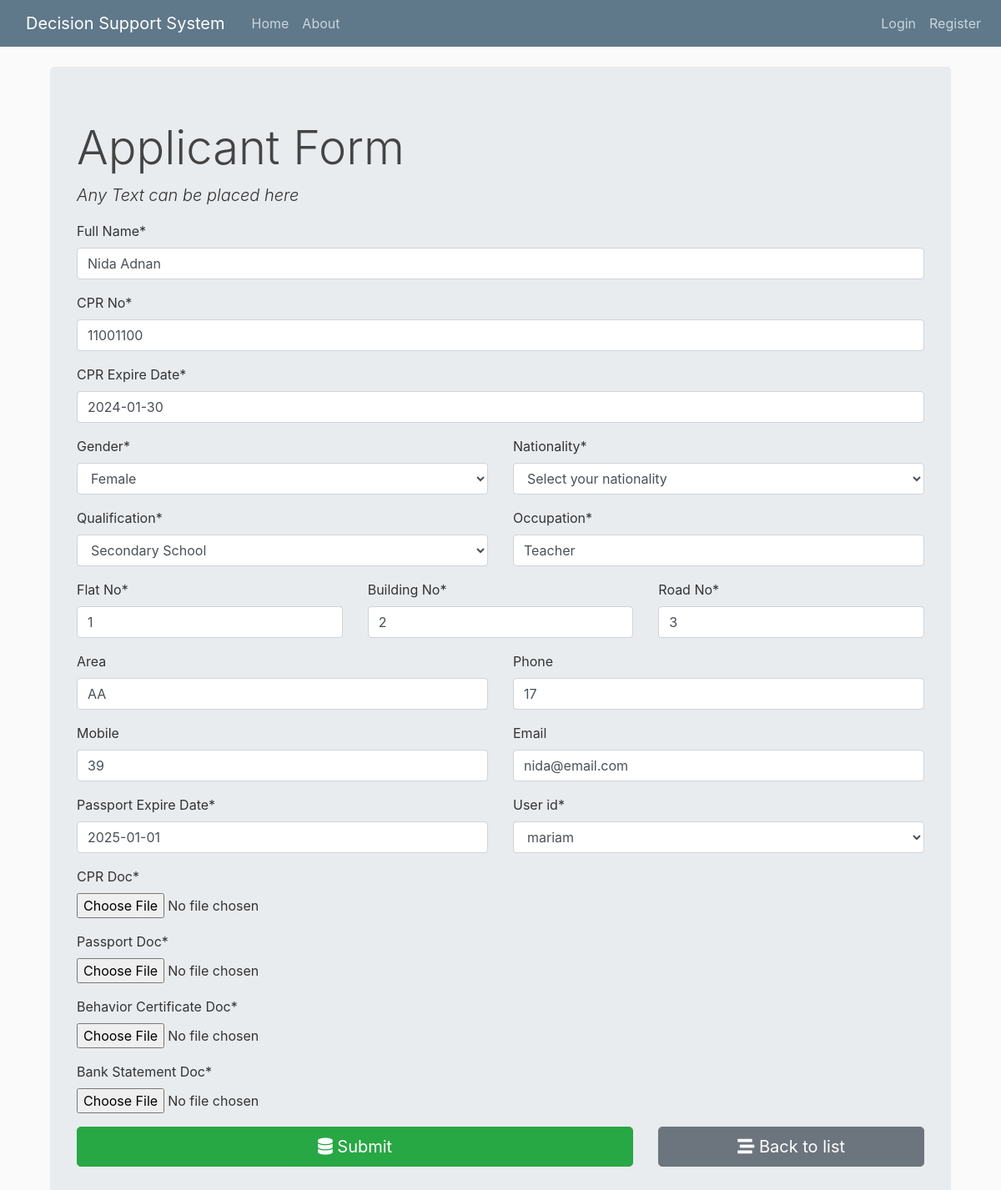
The page /applicant/2/update/ on the database as committed earlier.
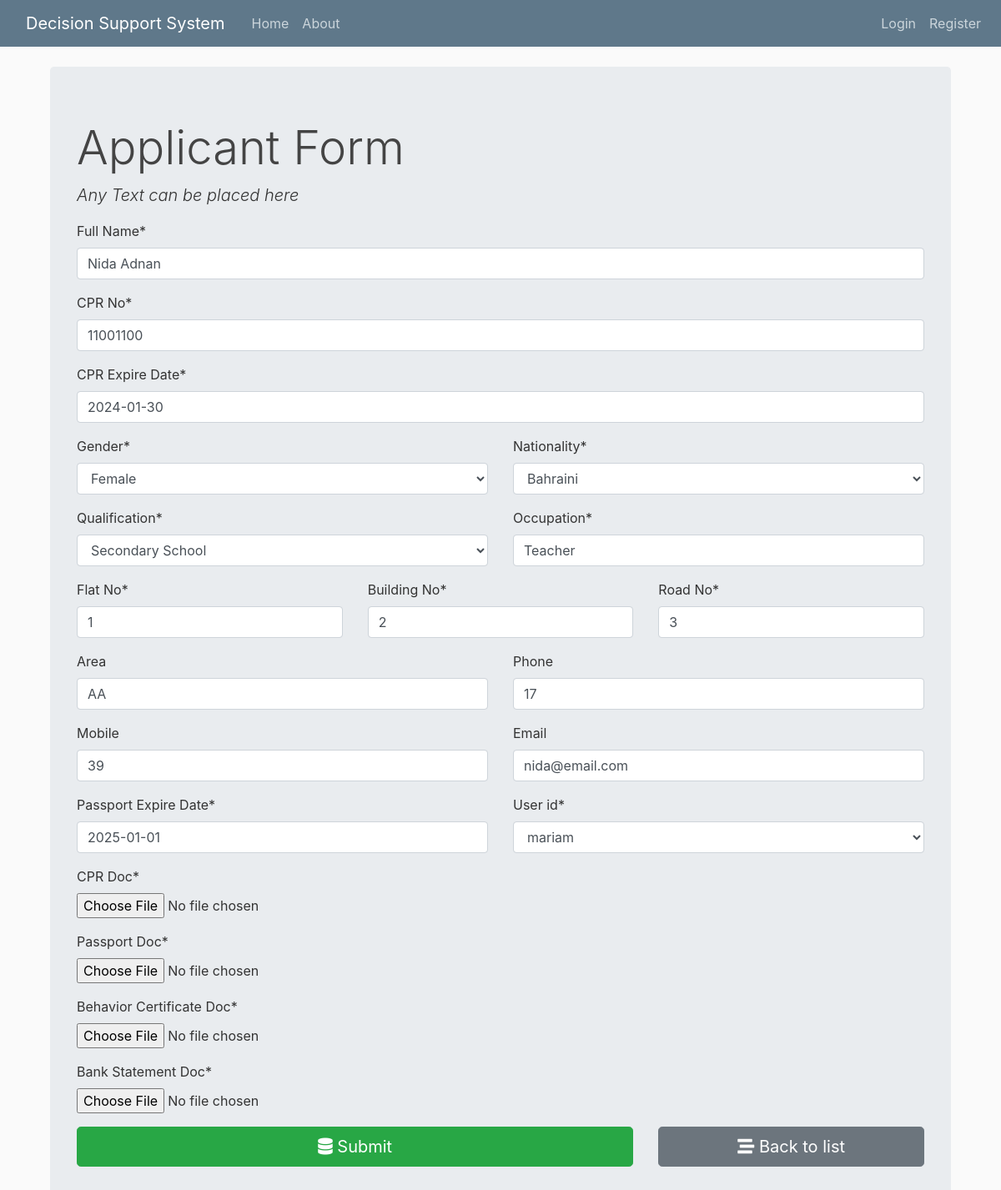
The same page on the database as committed later.
### app/models.py (models this page shows, shortened)
class Applicant(models.Model):
    gender_list = (
        ('male', 'Male'),
        ('female', 'Female'),
    )
    qualification_list = (
        ('secondary_school', 'Secondary School'),
        ('diploma', 'Diploma'),
        ('bsc', 'BSc'),
        ('high_diploma', 'High Diploma'),
        ('master', 'Master'),
        ('phd', 'PhD'),
    )
    nationality_list = (
        ('none', 'Select your nationality'),
        ('bahraini', 'Bahraini'),
        ('non_bahraini', 'None Bahraini')
    )
    cpr = models.CharField(_("CPR No"), max_length=9)
    cpr_expiry_date = models.DateField(_("CPR Expire Date"), auto_now=False, auto_now_add=False)
    passport_expiry_date = models.DateField(_("Passport Expire Date"), auto_now=False, auto_now_add=False)
    fullname = models.CharField(_("Full Name"), max_length=100)
    nationality =  models.CharField(_("Nationality"), max_length=50, choices=nationality_list, default='none')
    gender = models.CharField(_("Gender"), max_length=10, choices=gender_list)
    qualification = models.CharField(_("Qualification"), max_length=50, choices=qualification_list)
    occupcation = models.CharField(_("Occupation"), max_length=50)
    has_application = models.BooleanField(_("Has Applicatino on process"), default=False)
    flat_no = models.IntegerField(_("Flat No"), default=0)
    building_no = models.IntegerField(_("Building No"), default=0)
    road_no = models.IntegerField(_("Road No"), default=0)
    area = models.CharField(_("Area"), max_length=50, blank=True)
    contact1 = models.CharField(_("Phone"), max_length=50, blank=True)
    contact2 = models.CharField(_("Mobile"), max_length=50, blank=True)
    email = models.EmailField(_("Email"), max_length=254, blank=True)
    user_id = models.ForeignKey(User, verbose_name=_(""), on_delete=models.CASCADE)
    cpr_doc = models.FileField(_("CPR Doc"), upload_to='doc_library', max_length=100)
    passport_doc = models.FileField(_("Passport Doc"), upload_to='doc_library', max_length=100)
    behavior_cert_doc = models.FileField(_("Behavior Certificate Doc"), upload_to='doc_library', max_length=100)
    bank_statement_doc = models.FileField(_("Bank Statement Doc"), upload_to='doc_library', max_length=100)
    is_10000_exist = models.BooleanField(_("Is 10000 BD exist in Applicant Bank Statement"), default=False)

### app/views.py (the view, shortened to what this page needs)
# urls.py: path('applicant/<int:id>/update/', views.applicant_form,name='applicant_update'),
def applicant_form(request, id=0):
    if request.method == "GET":
        if id == 0:
            form = ApplicantForm()
        else:
            applicant = Applicant.objects.get(pk=id)
            form = ApplicantForm(instance=applicant)
        return render(request, "app/applicant_form.html", {'form': form})

### app/forms.py (shortened to what this page needs)
class ApplicantForm(forms.ModelForm):
    user_id = forms.ModelChoiceField(User.objects.all())
    class Meta:
        model = Applicant
        fields = (
            'cpr',
            'cpr_expiry_date',
            'fullname',
            'gender',
            'nationality',
            'qualification',
            'occupcation',
            'flat_no',
            'building_no',
            'road_no',
            'area',
            'contact1',
            'contact2',
            'email',
            'user_id',
            'passport_expiry_date',
            'cpr_doc',
            'passport_doc',
            'behavior_cert_doc',
            'bank_statement_doc'
        )

### app/templates/app/applicant_form.html (shortened to what this page needs)
{% extends "app/base.html" %}
{% load crispy_forms_tags %}
{% block content %}
<h1 class="display-4">Applicant Form</h1>
<p class="lead font-italic">Any Text can be placed here</p>
<form action="" method="post" autocomplete="off">
    {{form.fullname|as_crispy_field}}
    {{form.cpr|as_crispy_field}}
    {{form.cpr_expiry_date|as_crispy_field}}
    <div class="row">
        <div class="form-group col-md-6 mb-0">
            {{ form.gender|as_crispy_field }}
        </div>
        <div class="form-group col-md-6 mb-0">
            {{ form.nationality|as_crispy_field }}
        </div>
        <div class="form-group col-md-6 mb-0">
            {{ form.qualification|as_crispy_field }}
        </div>
        <div class="form-group col-md-6 mb-0">
            {{ form.occupcation|as_crispy_field }}
        </div>
        <div class="form-group col-md-4 mb-0">
            {{ form.flat_no|as_crispy_field }}
        </div>
        <div class="form-group col-md-4 mb-0">
            {{ form.building_no|as_crispy_field }}
        </div>
        <div class="form-group col-md-4 mb-0">
            {{ form.road_no|as_crispy_field }}
        </div>
        <div class="form-group col-md-6 mb-0">
            {{ form.area|as_crispy_field }}
        </div>
        <div class="form-group col-md-6 mb-0">
            {{ form.contact1|as_crispy_field }}
        </div>
        <div class="form-group col-md-6 mb-0">
            {{ form.contact2|as_crispy_field }}
        </div>
        <div class="form-group col-md-6 mb-0">
            {{ form.email|as_crispy_field }}
        </div>
        <div class="form-group col-md-6 mb-0">
            {{ form.passport_expiry_date|as_crispy_field }}
        </div>
        <div class="form-group col-md-6 mb-0">
           {{ form.user_id|as_crispy_field }}
        </div>
        <div class="form-group col-md-12 mb-0">
           {{ form.cpr_doc|as_crispy_field }}
        </div>
        <div class="form-group col-md-12 mb-0">
           {{ form.passport_doc|as_crispy_field }}
        </div>
        <div class="form-group col-md-12 mb-0">
           {{ form.behavior_cert_doc|as_crispy_field }}
        </div>
        <div class="form-group col-md-12 mb-0">
           {{ form.bank_statement_doc|as_crispy_field }}
        </div>
    </div>
    <div class="row">
        <div class="col-md-8">
            <button type="submit" class="btn btn-success btn-block btn-lg"><i class="fas fa-database"></i>
                Submit</button>
        </div>
        <div class="col-md-4">
            <a href="{% url 'applicant_list' %}" class="btn btn-secondary btn-block btn-lg">
                <i class="fas fa-stream"></i> Back to list
            </a>
        </div>
    </div>
</form>
{% endblock content %}

Rows that differ between the two databases and show on the page:
changed Applicant "Nida Adnan": nationality "Select your nationality" → "Bahraini"
